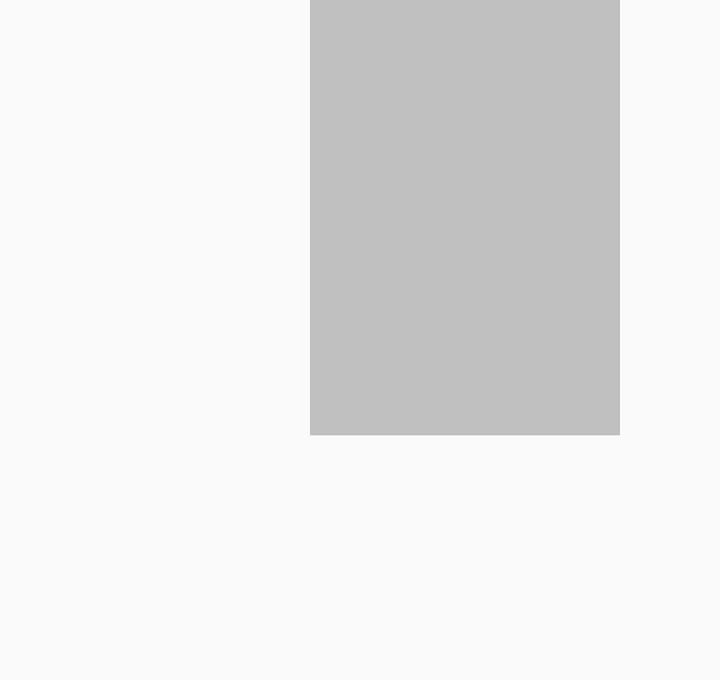
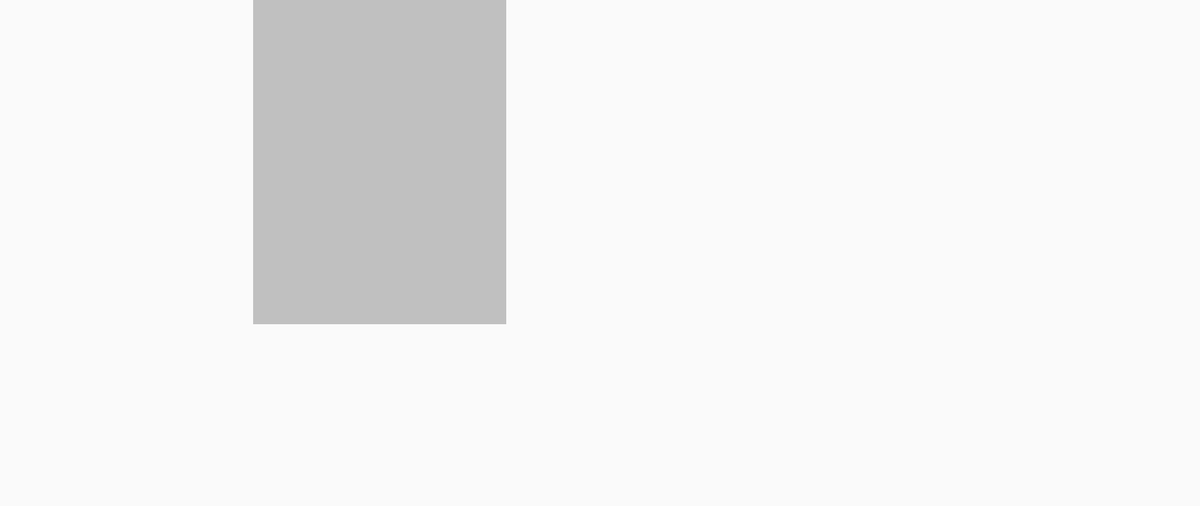

An Android layout and its configuration variant, each rendered on a device that would load it. The default file and the variant file are quoted in full after the pictures.
<!-- AndroidManifest.xml: application theme MyMaterialTheme -->
<!-- res/layout/popup_view_class.xml -->
<FrameLayout xmlns:android="http://schemas.android.com/apk/res/android"
    android:layout_width="310dp"
    android:layout_height="340dp"
    android:background="@null"
    android:orientation="vertical">

    

    <LinearLayout
        android:id="@+id/horizontal1Forlinear1"
        android:layout_width="match_parent"
        android:layout_height="match_parent"
        android:orientation="horizontal">

        <LinearLayout
            android:id="@+id/linear1"
            android:layout_width="match_parent"
            android:layout_height="match_parent"
            android:layout_weight="0.5">

            <LinearLayout
                android:id="@+id/linear1LSVL"
                android:layout_width="match_parent"
                android:layout_height="match_parent"
                android:layout_weight="0.25"
                android:orientation="vertical">

                <ImageView
                    android:id="@+id/pupUpImage"
                    android:layout_width="match_parent"
                    android:layout_height="match_parent"
                    android:scaleType="centerCrop" />
            </LinearLayout>

            <LinearLayout
                android:id="@+id/linear1LSVR"
                android:layout_width="match_parent"
                android:layout_height="match_parent"
                android:layout_weight="0.25"
                android:orientation="vertical">


                <LinearLayout
                    android:id="@+id/linear1LSVRUp"
                    android:layout_width="match_parent"
                    android:layout_height="match_parent"
                    android:layout_weight="0.09"
                    android:background="@color/silver"
                    android:orientation="vertical">

                    <ScrollView
                        android:layout_width="match_parent"
                        android:layout_height="match_parent"
                        android:padding="4dp">

                        <LinearLayout
                            android:layout_width="match_parent"
                            android:layout_height="match_parent"
                            android:orientation="vertical">

                            <TextView
                                android:id="@+id/textUpperSide1"
                                android:layout_width="match_parent"
                                android:layout_height="wrap_content"
                                android:layout_gravity="top"
                                android:layout_marginTop="0dp"
                                android:background="@null"
                                android:gravity="center_vertical"
                                android:paddingLeft="2dp"
                                android:paddingRight="2dp"
                                android:paddingTop="2dp"
                                android:textColor="@color/Black"
                                android:textSize="14sp" />

                            

                            <TextView
                                android:id="@+id/textUpperSide2"
                                android:layout_width="match_parent"
                                android:layout_height="wrap_content"
                                android:layout_gravity="top"
                                android:layout_marginBottom="2dp"
                                android:layout_marginTop="4dp"
                                android:background="@null"
                                android:paddingLeft="2dp"
                                android:paddingRight="2dp"
                                android:textColor="@color/Black"
                                android:textSize="12sp" />

                        </LinearLayout>
                    </ScrollView>
                </LinearLayout>

                <LinearLayout
                    android:id="@+id/linear1LSVRBottom"
                    android:layout_width="match_parent"
                    android:layout_height="match_parent"
                    android:layout_weight="0.16"
                    android:orientation="vertical">

                    <TextView
                        android:id="@+id/textView1linear1LSVRBottomUp"
                        android:layout_width="match_parent"
                        android:layout_height="wrap_content"
                        android:layout_gravity="top"
                        android:layout_marginTop="4dp"
                        android:background="@null"
                        android:gravity="bottom"
                        android:onClick="click1"
                        android:paddingLeft="2dp"
                        android:paddingRight="2dp"
                        android:textColor="@color/blue_stone"
                        android:textSize="10sp" />

                    <TextView
                        android:id="@+id/textView2linear1LSVRBottomBottom"
                        android:layout_width="match_parent"
                        android:layout_height="wrap_content"
                        android:layout_gravity="top"
                        android:layout_marginTop="0dp"
                        android:background="@null"
                        android:paddingLeft="2dp"
                        android:paddingRight="2dp"
                        android:textColor="@color/Black"
                        android:textSize="10sp" />

                    <TextView
                        android:id="@+id/textView3linear1LSVRBottomUp"
                        android:layout_width="match_parent"
                        android:layout_height="wrap_content"
                        android:layout_gravity="top"
                        android:layout_marginTop="10dp"
                        android:background="@null"
                        android:gravity="bottom"
                        android:onClick="click2"
                        android:paddingLeft="2dp"
                        android:paddingRight="2dp"
                        android:textColor="@color/blue_stone"
                        android:textSize="10sp" />

                    <TextView
                        android:id="@+id/textView4linear1LSVRBottomBottom"
                        android:layout_width="match_parent"
                        android:layout_height="wrap_content"
                        android:layout_gravity="top"
                        android:layout_marginTop="0dp"
                        android:background="@null"
                        android:paddingLeft="2dp"
                        android:paddingRight="2dp"
                        android:textColor="@color/Black"
                        android:textSize="10sp" />

                    <TextView
                        android:id="@+id/textView5linear1LSVRBottomUp"
                        android:layout_width="match_parent"
                        android:layout_height="wrap_content"
                        android:layout_gravity="top"
                        android:layout_marginTop="10dp"
                        android:background="@null"
                        android:gravity="bottom"
                        android:onClick="click3"
                        android:paddingLeft="2dp"
                        android:paddingRight="2dp"
                        android:textColor="@color/blue_stone"
                        android:textSize="10sp" />

                    <TextView
                        android:id="@+id/textView5linear1LSVRBottomBottom"
                        android:layout_width="match_parent"
                        android:layout_height="wrap_content"
                        android:layout_gravity="top"
                        android:layout_marginTop="0dp"
                        android:background="@null"
                        android:paddingLeft="2dp"
                        android:paddingRight="2dp"
                        android:textColor="@color/Black"
                        android:textSize="10sp" />

                </LinearLayout>
            </LinearLayout>
        </LinearLayout>
    </LinearLayout>

    

</FrameLayout>
<!-- resources referenced by this layout -->
<resources>
  <color name="Black">#000000</color>
  <color name="blue_stone">#50729F</color>
  <color name="silver">#C0C0C0</color>
  <style name="MyMaterialTheme" parent="MyMaterialTheme.Base"> </style>
  <style name="MyMaterialTheme.Base" parent="Theme.AppCompat.Light.DarkActionBar">
          <item name="windowNoTitle">true</item>
          <item name="windowActionBar">false</item>
          <item name="colorPrimary">@color/colorPrimary</item>
          <item name="colorPrimaryDark">@color/colorPrimaryDark</item>
          <item name="colorAccent">@color/colorAccent</item>
      </style>
  <color name="colorPrimary">#125688</color>
  <color name="colorPrimaryDark">#125688</color>
  <color name="colorAccent">#c8e8ff</color>
</resources>
<!-- res/layout-sw720dp/popup_view_class.xml (the repository's variant of the layout above) -->
<!-- drawn on a large tablet held sideways -->
<FrameLayout xmlns:android="http://schemas.android.com/apk/res/android"
    android:layout_height="540dp"
    android:layout_width="540dp"
    android:background="@null"
    android:orientation="vertical">

    

    <LinearLayout
        android:id="@+id/horizontal1Forlinear1"
        android:orientation="horizontal"
        android:layout_height="match_parent"
        android:layout_width="match_parent">

        <LinearLayout
            android:id="@+id/linear1"
            android:layout_height="match_parent"
            android:layout_width="match_parent"
            android:layout_weight="0.5">

            <LinearLayout
                android:id="@+id/linear1LSVL"
                android:layout_weight="0.25"
                android:layout_height="match_parent"
                android:layout_width="match_parent"
                android:orientation="vertical">

                <ImageView
                    android:id="@+id/pupUpImage"
                    android:layout_width="match_parent"
                    android:layout_height="match_parent"
                    android:scaleType="centerCrop" />
            </LinearLayout>

            <LinearLayout
                android:id="@+id/linear1LSVR"
                android:layout_weight="0.25"
                android:layout_height="match_parent"
                android:layout_width="match_parent"
                android:orientation="vertical">

                <LinearLayout
                    android:id="@+id/linear1LSVRUp"
                    android:layout_weight="0.09"
                    android:layout_height="match_parent"
                    android:layout_width="match_parent"
                    android:background="@color/silver"
                    android:orientation="vertical">

                    <TextView
                        android:id="@+id/textUpperSide1"
                        android:layout_width="match_parent"
                        android:layout_height="wrap_content"
                        android:layout_gravity="top"
                        android:layout_marginTop="0dp"
                        android:paddingLeft="2dp"
                        android:paddingRight="2dp"
                        android:paddingTop="2dp"
                        android:background="@null"
                        android:gravity="center_vertical"
                        android:textColor="@color/Black"
                        android:textSize="18sp" />

                    

                    <TextView
                        android:id="@+id/textUpperSide2"
                        android:layout_width="match_parent"
                        android:layout_height="wrap_content"
                        android:layout_gravity="top"
                        android:layout_marginTop="12dp"
                        android:layout_marginBottom="2dp"
                        android:maxLines="16"
                        android:ellipsize="end"
                        android:paddingLeft="2dp"
                        android:paddingRight="2dp"
                        android:background="@null"
                        android:textColor="@color/Black"
                        android:textSize="15sp" />

                </LinearLayout>

                <LinearLayout
                    android:id="@+id/linear1LSVRBottom"
                    android:layout_weight="0.16"
                    android:layout_height="match_parent"
                    android:layout_width="match_parent"
                    android:orientation="vertical">

                    <TextView
                        android:id="@+id/textView1linear1LSVRBottomUp"
                        android:layout_width="match_parent"
                        android:layout_height="wrap_content"
                        android:layout_gravity="top"
                        android:layout_marginTop="4dp"
                        android:paddingLeft="2dp"
                        android:paddingRight="2dp"
                        android:background="@null"
                        android:gravity="bottom"
                        android:textColor="@color/blue_stone"
                        android:textSize="15sp" />

                    <TextView
                        android:id="@+id/textView2linear1LSVRBottomBottom"
                        android:layout_width="match_parent"
                        android:layout_height="wrap_content"
                        android:layout_gravity="top"
                        android:layout_marginTop="0dp"
                        android:paddingLeft="2dp"
                        android:paddingRight="2dp"
                        android:background="@null"
                        android:textColor="@color/Black"
                        android:textSize="15sp" />

                    <TextView
                        android:id="@+id/textView3linear1LSVRBottomUp"
                        android:layout_width="match_parent"
                        android:layout_height="wrap_content"
                        android:layout_gravity="top"
                        android:layout_marginTop="10dp"
                        android:paddingLeft="2dp"
                        android:paddingRight="2dp"
                        android:background="@null"
                        android:gravity="bottom"
                        android:textColor="@color/blue_stone"
                        android:textSize="15sp" />

                    <TextView
                        android:id="@+id/textView4linear1LSVRBottomBottom"
                        android:layout_width="match_parent"
                        android:layout_height="wrap_content"
                        android:layout_gravity="top"
                        android:layout_marginTop="0dp"
                        android:paddingLeft="2dp"
                        android:paddingRight="2dp"
                        android:background="@null"
                        android:textColor="@color/Black"
                        android:textSize="15sp" />

                    <TextView
                        android:id="@+id/textView5linear1LSVRBottomUp"
                        android:layout_width="match_parent"
                        android:layout_height="wrap_content"
                        android:layout_gravity="top"
                        android:layout_marginTop="10dp"
                        android:paddingLeft="2dp"
                        android:paddingRight="2dp"
                        android:background="@null"
                        android:gravity="bottom"
                        android:textColor="@color/blue_stone"
                        android:textSize="15sp" />

                    <TextView
                        android:id="@+id/textView5linear1LSVRBottomBottom"
                        android:layout_width="match_parent"
                        android:layout_height="wrap_content"
                        android:layout_gravity="top"
                        android:layout_marginTop="0dp"
                        android:paddingLeft="2dp"
                        android:paddingRight="2dp"
                        android:background="@null"
                        android:textColor="@color/Black"
                        android:textSize="15sp" />

                </LinearLayout>
            </LinearLayout>
        </LinearLayout>

        
    </LinearLayout>
</FrameLayout>
